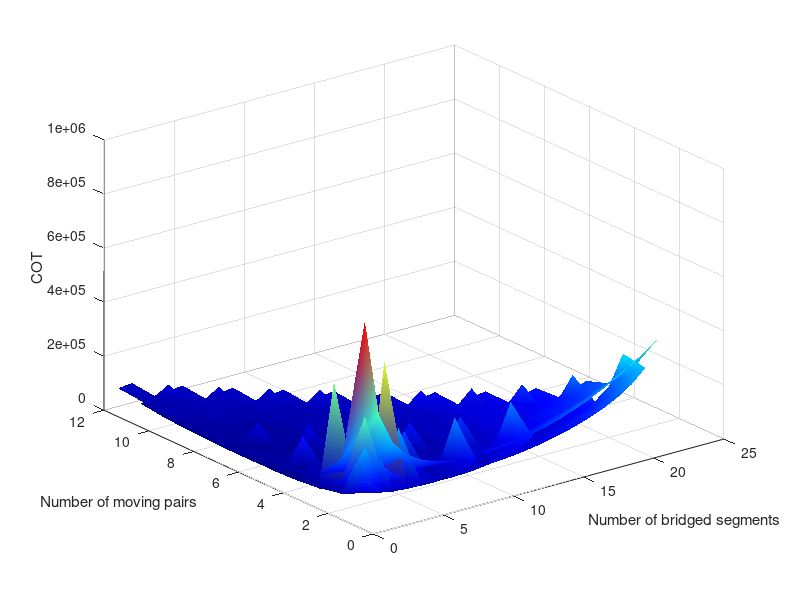
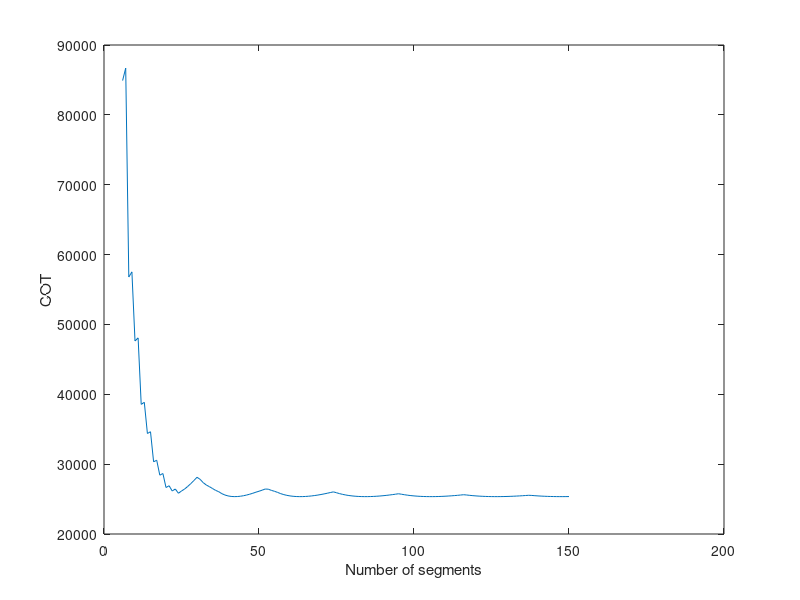
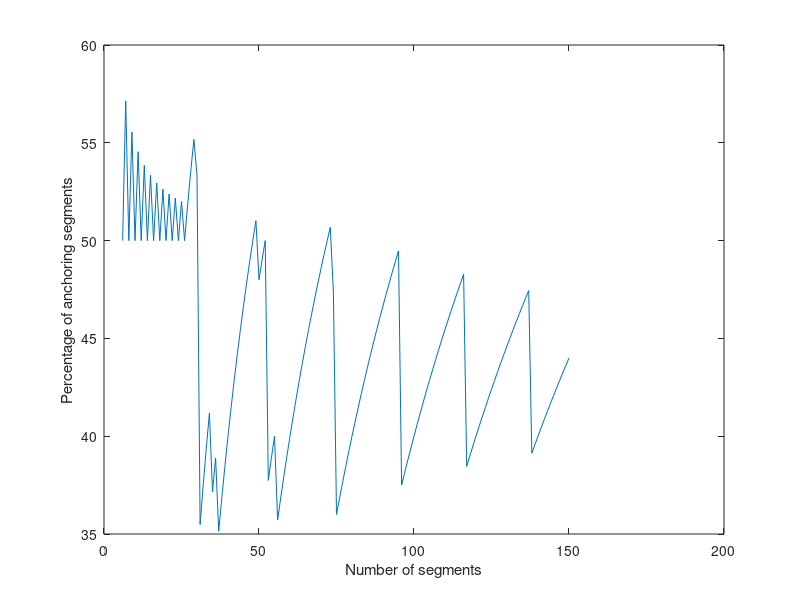
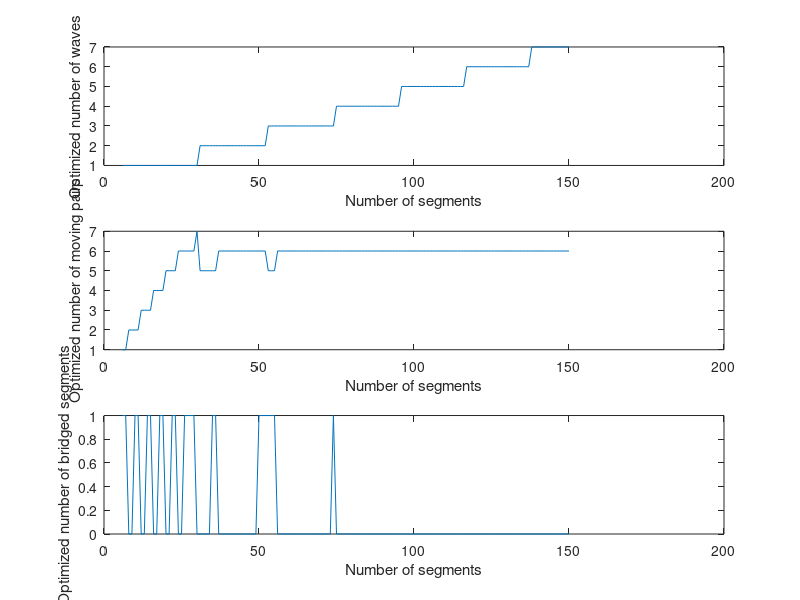

Recreate these plots in MATLAB, in order.
clear all
close all
clc

    R = 23/2; %Radius of segment
    t = 0.3175; %Thickness of segment
    L = 20; %Length of segment
    nu = 1.3; %Poisson ratio
    %i = 0; 
    j = 0; %Used for iterating through pairs of moving segments
    w = 1; %Number of waves
    
    min_segments = 6;
    max_segments = 150; %Maximum number of segments
    
    %Iterating number of segments from min to max
    for n = min_segments:max_segments
        min_COT = inf; %Selecting a minimum COT for each iteration
        for w = 1:floor(n/2) %Maximum number of waves possible is n/2 waves
            for b = 0:floor(n/2) %Maximum number of bridged segments possible is half the number of segments
                m = 1;
                j = 1;
                %While loop to iterate thorough all possible combinations in integers given
                %constraints are met with, while loop includes the 2 possible constraints set up for
                %this equation
                
                %fmincon was used at first but would not meet all constraints and would not give
                %only integer values due to which this optimization was created
                while ((n-w*(2*m+b)>0) && (4*m+2*b-(n))<=0)
                    %Calculating COT based on Math_ver9.
                    COT = (1/nu)*(((n*pi^4*R^3)/((n-w*(2*m+b))*4*L*t^2))+(((2*m+b)^4*(L/R)^3)/8))*(n/(w*m*(m+b)));
                    %(1/nu)*(((n*pi^4*R^3)/((n-w*(2*m+b))*4*L*t^2))+(((2*m+b)^4*(L/R)^3)/(384/5)))*(n/(w*m*(m+b))); ->Simply supported bending
                    %(1/nu)*(((n*pi^4*R^3)/((n-w*(2*m+b))*4*L*t^2)))*(n/(w*m*(m+b))); -> Only comrepssion factor
                    %(1/nu)*(((n*pi^4*R^3)/((n-w*(2*m+b))*4*L*t^2))+(((2*m+b)^4*(L/R)^3)/8))*(n/(w*m*(m+b)));->Cantilevered bending
                    
                    %If a minimum COT is measured note the w,m,b parameters for that segment number
                    if(COT<min_COT)
                        min_COT = COT;
                        wopt(n) = w;
                        mopt(n) = m;
                        bopt(n) = b;
                        COTopt(n) = min_COT;
                    end
                    m=m+1;
                    j=j+1;
                end
            end
        end
    end
    
    %Record all COT
    [w_max,m_max,b_max] = size(COT);
    
    %If COT is measured as 0 convert it to NaN
    COT(COT == 0) = NaN;
    
    %Calculate percentage of anchoring segments
    for i = 6:max_segments
        perc_anchoring(i) = ((i-wopt(i)*(2*mopt(i)+bopt(i)))/i)*100;
    end
    
    %calculate bending and compression power factors
    for i = 6:max_segments
        bending_power_factor(i) = (i*(2*mopt(i)+bopt(i))^4*(L/R)^3)/(8*wopt(i)*mopt(i)*(mopt(i)+bopt(i)));
        compression_power_factor(i) = (pi^4*i^2*R^3)/(4*wopt(i)*mopt(i)*(mopt(i)+bopt(i))*(i-(wopt(i)*(2*mopt(i)+bopt(i))))*(L*t^2));
        max_velocity(i) = wopt(i)*mopt(i)*(mopt(i)+bopt(i));
    end
    
    %%
    %Store all w,m,b values for a particular number of segments
    segment_num = 50;
    for w = 1:floor(segment_num/2)
        for b = 0:floor(segment_num/2)
            m = 1;
            j = 1;
            while ((segment_num-w*(2*m+b)>0) && (4*m+2*b-(segment_num))<=0)
                COT_segment(j,b+1,w) = (1/nu)*(((segment_num*pi^4*R^3)/((segment_num-w*(2*m+b))*4*L*t^2))+(((2*m+b)^4*(L/R)^3)/8))*(segment_num/(w*m*(m+b)));
                %(1/nu)*(((n*pi^4*R^3)/((n-w*(2*m+b))*4*L*t^2))+(((2*m+b)^4*(L/R)^3)/(384/5)))*(n/(w*m*(m+b)));
                %(1/nu)*(((n*pi^4*R^3)/((n-w*(2*m+b))*4*L*t^2)))*(n/(w*m*(m+b)));
                %(1/nu)*(((n*pi^4*R^3)/((n-w*(2*m+b))*4*L*t^2))+(((2*m+b)^4*(L/R)^3)/8))*(n/(w*m*(m+b)));
                m=m+1;
                j=j+1;
            end
        end
    end
    
    COT_segment(COT_segment == 0) = NaN;
    
    [num_rows,num_cols,num_layers] = size(COT_segment);
    
    figure
    [X,Y] = meshgrid(1:num_cols,1:num_rows);
    for i = 1:num_layers
        surf(X,Y,COT_segment(:,:,i));
        colormap(jet)
        shading interp
        xlabel('Number of bridged segments');
        ylabel('Number of moving pairs');
        zlabel('COT');
        hold on
    end
        
    %%
    
    figure
    plot(6:max_segments,COTopt(6:max_segments));
    xlabel('Number of segments');
    ylabel('COT');
    
    figure
    plot(6:max_segments,perc_anchoring(6:max_segments));
    xlabel('Number of segments');
    ylabel('Percentage of anchoring segments');
    
    figure
    subplot(3,1,1)
    plot(6:max_segments,wopt(6:max_segments));
    xlabel('Number of segments');
    ylabel('Optimized number of waves');
    subplot(3,1,2)
    plot(6:max_segments,mopt(6:max_segments));
    xlabel('Number of segments');
    ylabel('Optimized number of moving pairs');    
    subplot(3,1,3)
    plot(6:max_segments,bopt(6:max_segments));
    xlabel('Number of segments');
    ylabel('Optimized number of bridged segments');
    
    figure
    plot(6:max_segments,bending_power_factor(6:max_segments),6:max_segments,compression_power_factor(6:max_segments));
    xlabel('Number of segments');
    ylabel('Power factor');
    legend('Bending power factor','Compression power factor');
    
    figure
    plot(6:max_segments,max_velocity(6:max_segments));
    xlabel('Number of segments');
    ylabel('Maximum velocity');